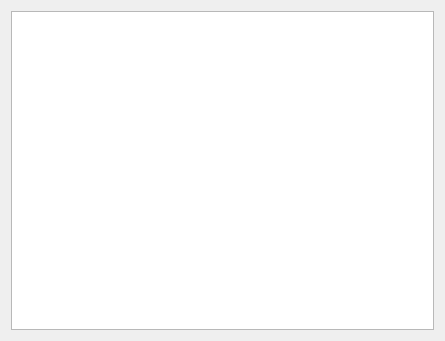
<?xml version="1.0" encoding="UTF-8"?>
<ui version="4.0">
 <class>Form</class>
 <widget class="QWidget" name="Form">
  <property name="geometry">
   <rect>
    <x>0</x>
    <y>0</y>
    <width>445</width>
    <height>341</height>
   </rect>
  </property>
  <property name="windowTitle">
   <string>Form</string>
  </property>
  <layout class="QVBoxLayout" name="verticalLayout">
   <item>
    <widget class="QTextEdit" name="textEdit_notas"/>
   </item>
  </layout>
 </widget>
 <resources>
  <include location="../../IMAG.qrc"/>
 </resources>
 <connections/>
</ui>
